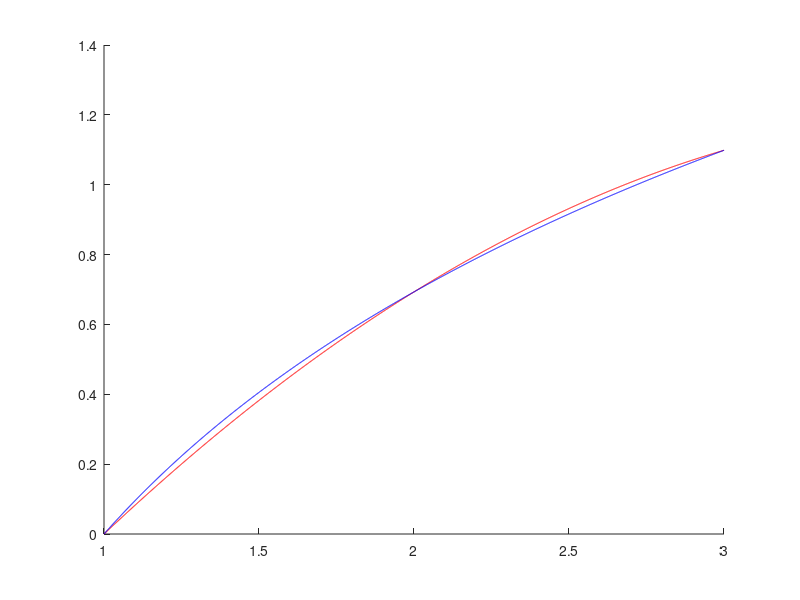

MATLAB code for this plot:
%Pares ordenados (xi,yi), i=0,1,...,n
clc; clear;
%x=[1 2 4 6]; y=[2 5 7 -2];
x=[1 2 3]; 
y=log(x);
n=length(x)-1;
A=[];
for k=n:-1:0
  A=[A (x').^k];
end
a=linsolve(A,y');

% Imprimir el polinomio resultante
poly_str = "";
for i = 1:length(a)
    coef = a(i);
    degree = length(a) - i;
    if coef >= 0 && i > 1
        poly_str = sprintf("%s + ", poly_str);
    elseif coef < 0
        poly_str = sprintf("%s - ", poly_str);
        coef = -coef;
    end
    if degree > 0
        poly_str = sprintf("%s%.4f*x^%d", poly_str, coef, degree);
    else
        poly_str = sprintf("%s%.4f", poly_str, coef);
    end
end
disp("Polinomio resultante:")
disp(poly_str)

% Imprimir la matriz aumentada de Vandermonde
disp("Matriz aumentada de Vandermonde:")
counter = 0:1:n;
Vandermonde_augmented = [counter', A, a, y'];
header = "";
column_width = 10;
printf("%s%*s%*s", header, column_width, "n");
for i = n:-1:0
    header = sprintf("%s%*s", header, column_width, sprintf("x^%d", i));
end
header = sprintf("%s%*s%*s", header, column_width, "an", column_width, "yn");
disp(header)
for i = 1:size(Vandermonde_augmented, 1)
    row_str = "";
    for j = 1:size(Vandermonde_augmented, 2)
        row_str = sprintf("%s%*.4f", row_str, column_width, Vandermonde_augmented(i, j));
    end
    disp(row_str)
end

xv=x(1):0.001:x(n+1);
fv=log(xv);
yv=polyval(a,xv); %p(x)=a3*x^3+a2*x^2+a1*x+a0, donde a=[a3 a2 a1 a0]
hold on
plot(xv,yv,'r')
plot(xv,fv,'b')

